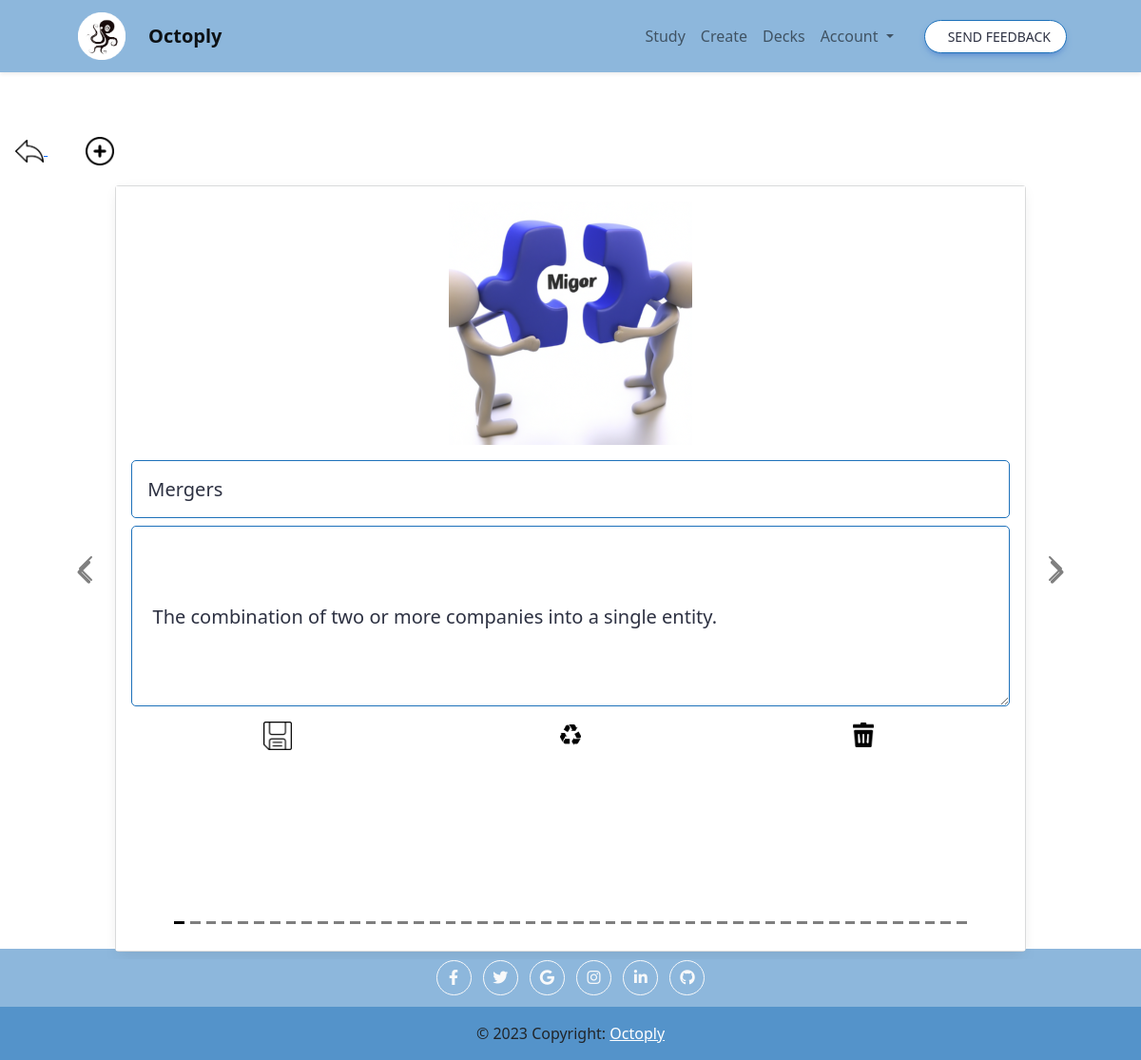
The page /carousel/1 (signed in) on the database its author committed.
### app.py (models this page shows, shortened)
class Card(db.Model):
    id = db.Column(db.Integer, primary_key=True)
    term = db.Column(db.String(50), nullable=False)
    content = db.Column(db.String(255), nullable=False)
    boc_2 = db.Column(db.String(255), nullable=True)
    boc_3 = db.Column(db.String(255), nullable=True)
    boc_4 = db.Column(db.String(255), nullable=True)
    img = db.Column(db.String(255), nullable=True)
    sound = db.Column(db.String(255), nullable=True)
    boc_id = db.Column(db.Float(10), nullable=True)
    box_id = db.Column(db.Float(10), nullable=True, default=0)
    interval = db.Column(db.Integer, default=1)
    time_updated = db.Column(db.DateTime, default=datetime.utcnow)
    times_asked = db.Column(db.Integer, default=0)
    times_correct = db.Column(db.Integer, default=0)
    times_correct_row = db.Column(db.Integer, default=0)
    create_method = db.Column(db.String(255), nullable=True)
    time_created = db.Column(db.DateTime, default=datetime.utcnow)
    category = db.Column(db.String(255), nullable=True)
    edited = db.Column(db.Integer, default=0)
    diff_lvl = db.Column(db.Float(100), default=1)
    subject = db.Column(db.String(255), nullable=True)
    topic = db.Column(db.String(255), nullable=True)
    prompt_option = db.Column(db.String(255), nullable=True)
    prompt_option2 = db.Column(db.String(255), nullable=True)
    trans_option = db.Column(db.String(255), nullable=True)
    len_option = db.Column(db.String(255), nullable=True)
    qmin_option = db.Column(db.String(255), nullable=True)
    qmax_option = db.Column(db.String(255), nullable=True)

### app.py (the view, shortened to what this page needs)
@app.route("/carousel/<int:deck_id>", methods = ["GET", "POST"])
def carousel(deck_id):
    deck = Deck.query.filter_by(id=deck_id, user_id=current_user.id).first()
    cards = Card.query.filter(Card.decks.any(id=deck_id)).order_by(Card.id.desc()).all()
    if(current_user.id != deck.user_id):
         return jsonify({'error': 'Deck not assigned to user'}), 403
    return render_template("carousel.html", title="Carousel", deck=deck, cards=cards)

### app.py (called while the page is built)
@login_manager.user_loader
def load_user(user_id):
    return User.query.get(int(user_id))

@app.after_request
def after_request(response):
    response.headers["Cache-Control"] = "no-cache, no-store, must-revalidate"
    response.headers["Expires"] = 0
    response.headers["Pragma"] = "no-cache"
    response.headers["Referrer-Policy"] = "no-referrer-when-downgrade"
    return response

### templates/carousel.html (shortened to what this page needs)
{% extends "layout.html" %} {% block title %} Study {% endblock %}  {% block main_0 %}
<a href="/viewdecks" class="m-3">
    <img src="\static\reply-arrow-outline-icon.png" alt="Return to decks" style="max-width:30px;max-height:30px;"
        title="Return to decks">
</a>
    <img src="\static\mathematics-sign-plus-outline-icon.png" class = "m-4" data-bs-toggle="modal" data-bs-target="#exampleModalLong" alt="Add new card" style="max-width:30px;max-height:30px;"
        title="Add cards">
<div id="carouselExampleDark" class="carousel carousel-dark slide" data-bs-ride="carousel" data-bs-interval="false">
    <div class="carousel-indicators">
        {% for card in cards %}
        {% if loop.index0 == 0 %}
        <button type="button" data-bs-target="#carouselExampleDark" data-bs-slide-to="{{loop.index0}}" class="active"
            aria-current="true" aria-label="Card {{loop.index0}}"></button>
        {% else %}
        <button type="button" data-bs-target="#carouselExampleDark" data-bs-slide-to="{{loop.index0}}"
            aria-label="Card {{loop.index0}}"></button>
        {% endif %}
        {% endfor %}
    </div>
    <div class="col-1">
        <button class="carousel-control-prev" type="button" data-bs-target="#carouselExampleDark" data-bs-slide="prev">
            <span class="carousel-control-prev-icon" aria-hidden="true"></span>
        </button>
    </div>
    <div class="col-10 ">
        <div class="carousel-inner">
            {% for card in cards %}
            {% if loop.index0 == 0 %}
            <div class="carousel-item active">
                <div class="card m-2 bg-light" style="min-height:500px">
                    <div class="card-body d-flex flex-column" style="min-height:500px">
                        {% if card.img is not none %}
                        <div class="row align-items-center justify-content-center">
                            <img class="card-img-top pb-3" src="\{{card.img}}" alt="Card image cap"
                                style="max-width: fit-content; max-height: fit-content;">
                        </div>
                        {% endif %}
                            <form action="" method="post">
                           <div class="container flex-grow-1 align-items-end" style="min-height:500px">
                                <div class="row">
                                    <input name="term"
                                        class=" card-title box_study input_0 form-control form-control-lg" type="text"
                                        id="card.id" placeholder="{{ card.term }}" value="{{ card.term }}" />
                                </div>
                                <div class="row">
                                    <textarea name="content"
                                        class="form-control card-text box_study input_0 form-control form-control-lg"
                                        type="text" id="card.id" rows="4"
                                        placeholder="{{ card.content }}"> {{ card.content }}</textarea>
                                </div>
                                <div class="row mt-3 align-item-end align-bottom">
                                    <div class=" text-center col-4 align-items-center justify-content-center">
                                        <input type="image" src="\static\save-outline-icon.png"
                                            style="max-width:30px;max-height:30px;" name="edit-card" value="Save" />
                                    </div>
                                    <div class=" col-4 text-center align-items-center justify-content-center">
                                        <a href="/regen_def/{{deck.id}}/{{card.id}}">
                                            <img src="\static\recycle-sign-icon.png" alt="Regenerate"
                                                style="max-width:30px;max-height:30px;" class="px-1" title="Regenerate">
                                        </a>
                                    </div>
                                    <div class=" col-4 text-center align-items-center justify-content-center">
                                        <a href="/deletecard/{{deck.id}}/{{card.id}}"
                                            onclick="if (confirm('Are you sure you want to delete this card?')) { window.location.href = '/deletecard/{{deck.id}}/{{card.id}}'; }">
                                            <img src="\static\delete-icon.png" alt="Delete"
                                                style="max-width:30px;max-height:30px;" class="px-1" title="Delete">
                                        </a>
                                    </div>
                                </div>
                        </div>
                    </div>
                </div>
            </div>
            {% endif %}
            {% endfor %}
        </div>
    </div>
    <div class="col-1">
        <button class="carousel-control-next" type="button" data-bs-target="#carouselExampleDark" data-bs-slide="next">
            <span class="carousel-control-next-icon" aria-hidden="true"></span>
        </button>
    </div>
</div>
{% endblock %}

### static/style.css (style rules this page uses)
body { background-color: white !important; background-size: cover; }
.row { --mdb-gutter-x: 0.5rem !important; }
.input_0 { background-color: white !important; color: black; }
.card { background-color: white !important; }
.card-body { background-color: white !important; }
.card-title { background-color: white !important; }
.card-text { background-color: white !important; }
.box_study { border: 10px solid !important; align-content: center !important; background-color: white !important; border-width: 1px !important; border-radius: 5px !important; border-color: #1D71BA !important; align-self: center !important; color: #2D3142 !important; }
body { display: flex; min-height: 100vh; flex-direction: column; }
.slide { max-height: 100vh; width: 100vw; display: flex; align-items: center; flex-direction: row; justify-content: center; padding: 1rem; }

### rows shown on the page
Card: term "Mergers", content "The combination of two or more companies into a single entity."
